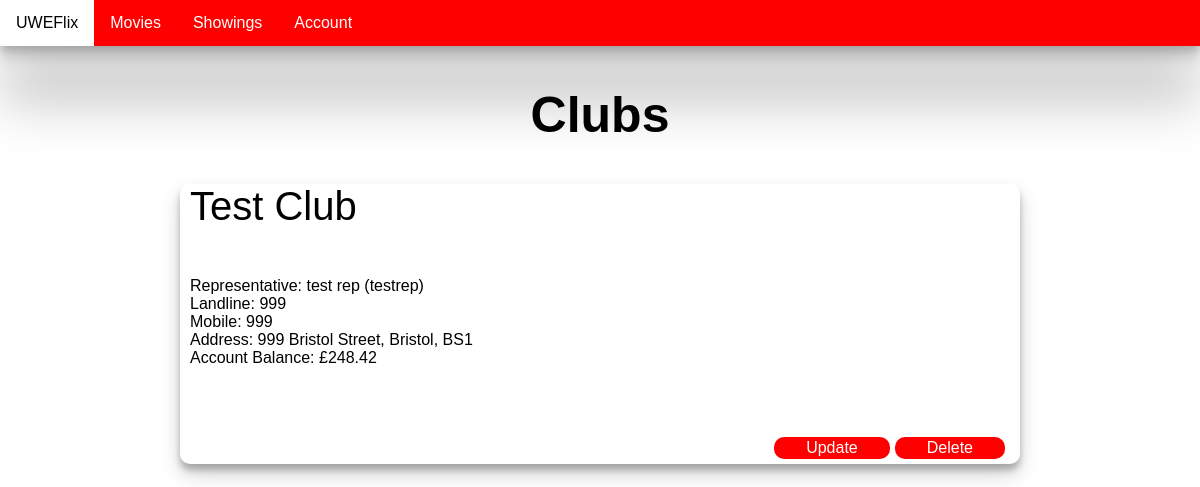
/club (signed in), run on an earlier commit of the app's database.
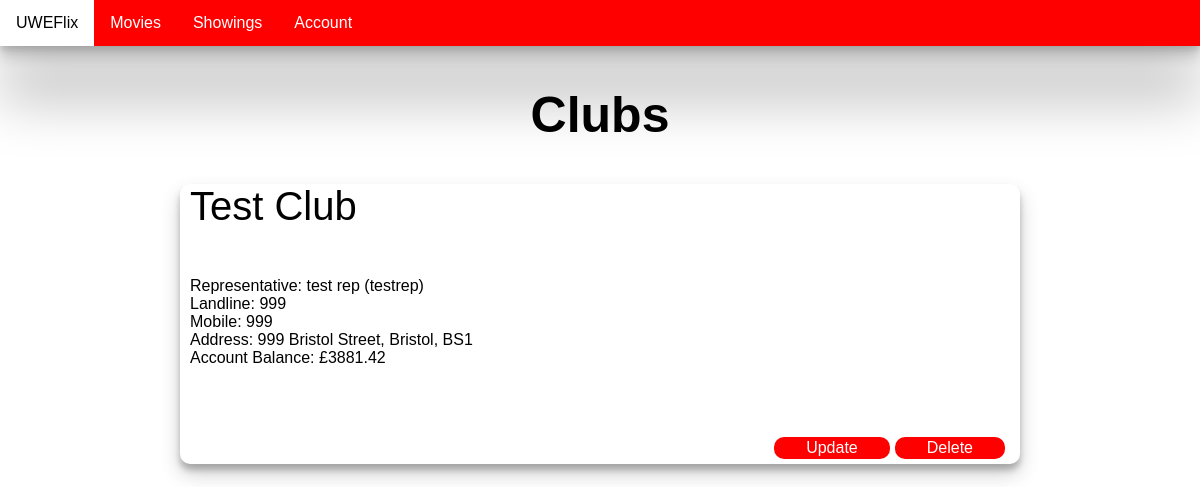
And on a later commit of the database.
### UWEflix_Website/models.py (models this page shows, shortened)
class Club(models.Model):
    club_name = models.CharField(max_length=200)
    landline = models.CharField(max_length=20, blank=True)
    mobile = models.CharField(max_length=20, blank=True)
    street_number = models.CharField(max_length=50, blank=True)
    street = models.CharField(max_length=200, blank=True)
    city = models.CharField(max_length=200 , blank=True)
    post_code = models.CharField(max_length=20, blank=True)
    club_rep = models.ForeignKey(User, on_delete=models.CASCADE)
    account_balance = models.DecimalField(
            max_digits = 8, decimal_places = 2,
            validators=[MinValueValidator(limit_value=0)],
            blank=True, null=True)

### UWEflix_Website/decorators.py (the view)
        @user_passes_test(lambda user:
                          user.groups.filter(name=group_name).exists(),
                          login_url='login')
        def wrapper(request, *args, **kwargs):
            return view_func(request, *args, **kwargs)

### UWEflix_Website/views.py (called while the page is built)
@login_required(login_url="login")
@group_required("Manager")
def list_club(request):
    club = Club.objects.all()
    return render(request, 'club_list.html', {'club':club})

### UWEflix_Website/templates/club_list.html
{% extends 'base.html' %}
{% block title %}
Clubs
{% endblock %}
{% block content %}
{% for item in club %}
  <div class="card">
    <div class="card-content">
      <div class="card-top">
        {{ item.club_name }}
      </div>
      <br/><br/>
      <div class="card-description">
        Representative: {{item.club_rep.first_name }}
          {{ item.club_rep.last_name }} ({{ item.club_rep }})
        <br/>
        Landline: {{ item.landline }}
        <br/>
        Mobile: {{ item.mobile }}
        <br/>
        Address: {{ item.street_number }} {{ item.street }}, {{ item.city }},
          {{ item.post_code }}
        <br/>
        Account Balance: £{{ item.account_balance }}
      </div>
      <div class="card-buttons">
        <a href="{% url 'update-club' item.id %}" class="card-button">Update</a>
        <a href="{% url 'delete-club' item.id %}" class="card-button">Delete</a>
      </div>
    </div>
  </div>
{% endfor %}
{% endblock %}

What changed in the data, as far as the page shows it:
changed Club "Test Club": account_balance "248.42" → "3881.42"
